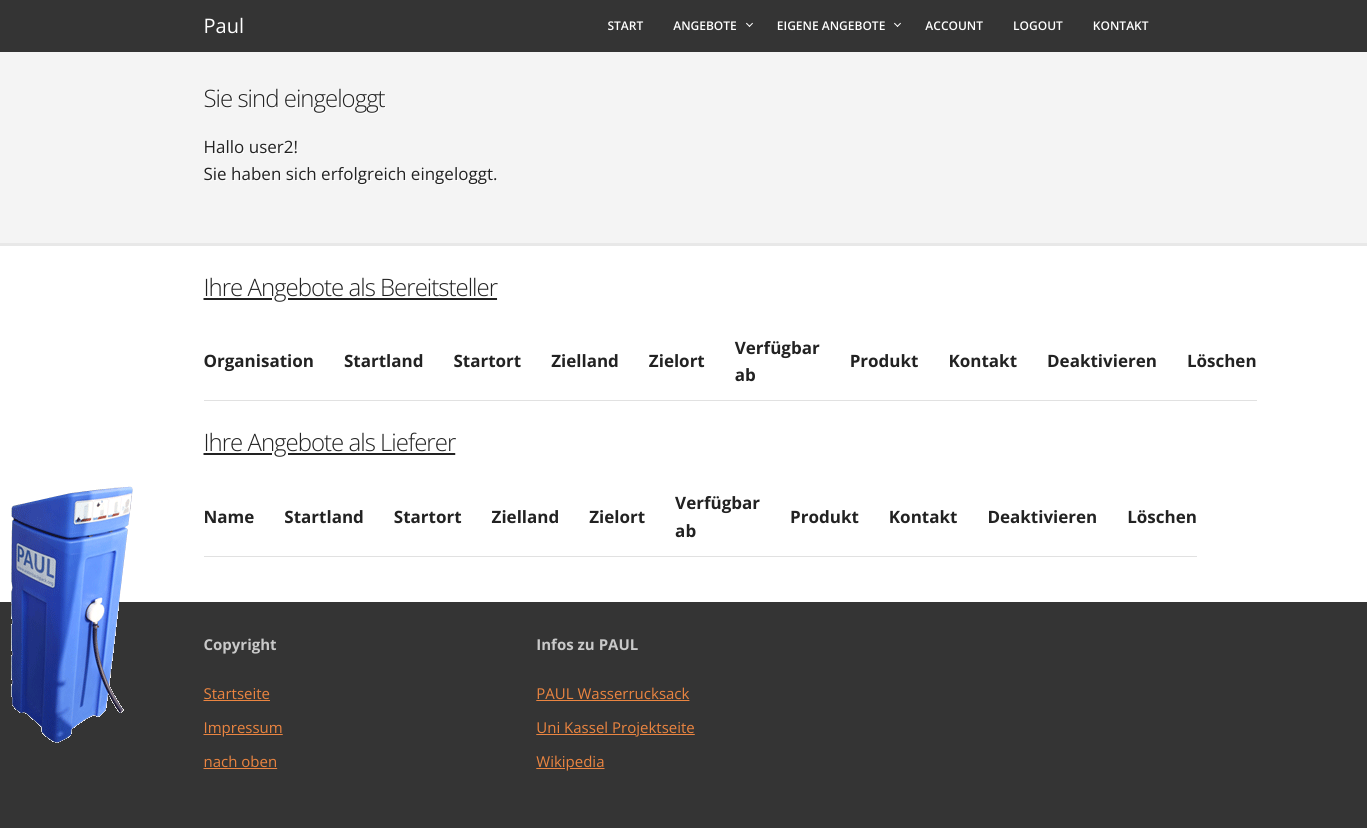
The page /AngebotEditieren/list_Own_Orga.php (signed in) on the database as committed earlier.
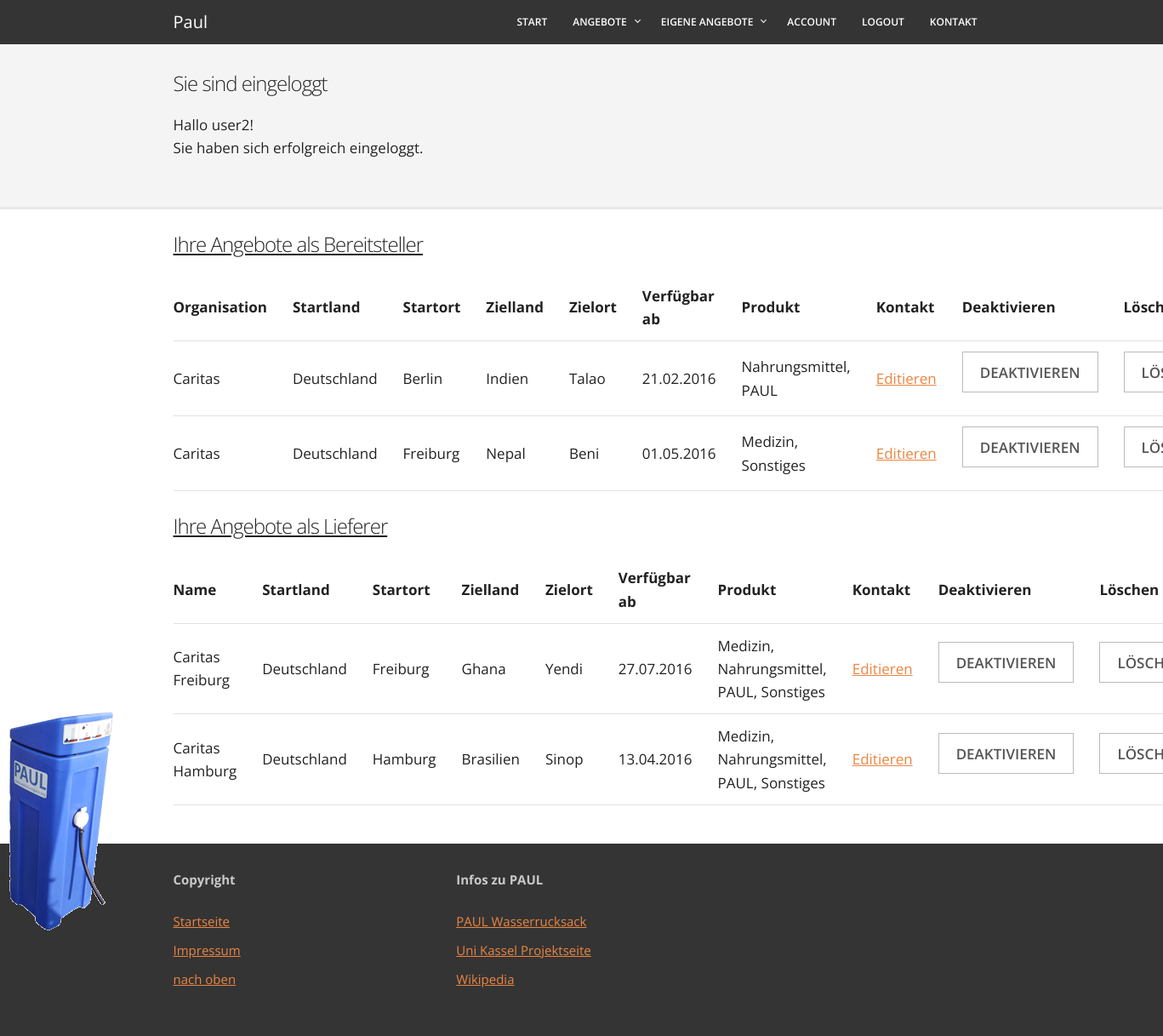
The same page on the database as committed later.
### tables this page shows
CREATE TABLE `organisation_offer` (
  `ID` int(11) NOT NULL,
  `offerer` char(50) NOT NULL,
  `contact` char(50) DEFAULT NULL,
  `eMail` char(50) NOT NULL,
  `startCountry` int(11) NOT NULL,
  `startVillage` char(50) NOT NULL,
  `destinationCountry` int(11) NOT NULL,
  `destinationVillage` char(50) NOT NULL,
  `startDate` date NOT NULL,
  `endDate` date NOT NULL,
  `responsibleAcc` int(11) NOT NULL,
  `textField` varchar(3500) DEFAULT NULL
);

CREATE TABLE `countries` (
  `ID` int(11) NOT NULL,
  `abbreviation` char(6) NOT NULL,
  `countryName` char(20) NOT NULL
);

CREATE TABLE `deliverer_offer` (
  `ID` int(11) NOT NULL,
  `offerer` char(50) NOT NULL,
  `eMail` char(50) NOT NULL,
  `startCountry` int(11) NOT NULL,
  `startVillage` char(50) NOT NULL,
  `destinationCountry` int(11) NOT NULL,
  `destinationVillage` char(50) NOT NULL,
  `startDate` date NOT NULL,
  `endDate` date NOT NULL,
  `responsibleAcc` int(11) NOT NULL,
  `textField` varchar(3500) DEFAULT NULL
);

### AngebotEditieren/Edit_HTML_functions.php (called while the page is built, shortened)
<?php
function getOwnDeliverer($accID){
    return "SELECT do.id, do.offerer, c1.countryName as startCountry, do.startVillage, c2.countryName as destCountry, do.destinationVillage, do.startDate, prod.pr "
                          . "FROM "
                          . "(SELECT p.productname as pr, d.ID "
                          . "FROM productsdelivererjoin pdj "
                          . "join products p on pdj.ID_product = p.ID "
                          . "join deliverer_offer d on pdj.ID_delivererOffer = d.ID) prod, deliverer_offer do "
                          . "join countries c1 on do.startCountry = c1.id "
                          . "join countries c2 on do.destinationCountry = c2.ID "
                          . "WHERE prod.ID = do.ID AND do.responsibleAcc = $accID ORDER BY do.ID";
}
function getOwnOrga($accID){
    return "SELECT oo.id, oo.offerer, c1.countryName as startCountry, oo.startVillage, c2.countryName as destCountry, oo.destinationVillage, oo.startDate, prod.pr "
                          . "FROM "
                          . "(SELECT p.productname as pr, o.ID "
                          . "FROM productsorgajoin poj "
                          . "join products p on poj.ID_product = p.ID "
                          . "join organisation_offer o on poj.ID_organisationOffer = o.ID) prod, organisation_offer oo "
                          . "join countries c1 on oo.startCountry = c1.id "
                          . "join countries c2 on oo.destinationCountry = c2.ID "
                          . "WHERE prod.ID = oo.ID AND oo.responsibleAcc = $accID ORDER BY oo.ID";
}

### includes/functions.php (called while the page is built, shortened)
<?php
function reformDatetoNormal($date) {
    return (new DateTime($date))->format('d.m.Y');
}
?>

### AngebotEditieren/list_Own_Orga.php (the view, shortened to what the changed rows need)
<?php
$root = $_SERVER['DOCUMENT_ROOT'];
include_once ($root . "/helping_supplies/template/head.php");
$accountID = $_SESSION['accountsId'];
include '../includes/dbConnectPDO.php';
include './Edit_HTML_functions.php';
?>
<div class="container">
    <table style="width: 100%">
        <tr align="left">
            <th>Organisation</th>
            <th>Startland</th>
            <th>Startort</th>
            <th>Zielland</th>
            <th>Zielort</th>
            <th>Verfügbar ab</th>
            <th>Produkt</th>
            <th>Kontakt</th>
            <th>Deaktivieren</th>
            <th>Löschen</th>
        </tr>
        <?php
        $statement = getOwnOrga($accountID);
        $id = -1;
        $test = $db->query($statement);
        $test->fetch();
        foreach ($iter = $db->query($statement) as $row)
         {
            if ($id != htmlspecialchars($row['id'])) {
                $id = htmlspecialchars($row['id']);
                echo "<form onSubmit=\"return\" action=\"" . htmlspecialchars($_SERVER["PHP_SELF"]) . "\" method=\"post\">";
                echo "<tr align=\"left\">\n";
                echo "<td>" . htmlspecialchars($row['offerer']) . "</td>\n";
                echo "<td>" . htmlspecialchars($row['startCountry']) . "</td>\n";
                echo "<td>" . htmlspecialchars($row['startVillage']) . "</td>\n";
                echo "<td>" . htmlspecialchars($row['destCountry']) . "</td>\n";
                echo "<td>" . htmlspecialchars($row['destinationVillage']) . "</td>\n";
                echo "<td>" . reformDatetoNormal(htmlspecialchars($row['startDate'])) . "</td>\n";
                echo "<td>";
                do {
                    echo htmlspecialchars($row['pr']);
                    if (($temp = $test->fetchColumn()) == $id) {
                        $row = $iter->fetch();
                        echo ", ";
                    } else {
                        break;
                    }
                } while (true);
                echo "</td>\n";
                echo "<td>" . "<a href=\"/helping_supplies/AngebotEditieren/edit_Offer_Orga_HTML.php?id=$id\">Editieren</a></td>\n";
                echo "<td>";
                echo "<input type=\"submit\" value=\"Deaktivieren\" name=\"deactivate\">";
                echo "</td>\n";
                echo "<td>";
                echo "<input type=\"submit\" value=\"Löschen\" name=\"delete\" onclick=\"return confirm('Eintrag wirklich löschen?');this.parentNode.removeChild(this);\">";
                echo "</td>\n";
                echo "</tr>";
                echo "</form>";
            }
        }
        ?>
    </table>
    <table style="width: 100%">
        <tr align="left">
            <th>Name</th>
            <th>Startland</th>
            <th>Startort</th>
            <th>Zielland</th>
            <th>Zielort</th>
            <th>Verfügbar ab</th>
            <th>Produkt</th>
            <th>Kontakt</th>
            <th>Deaktivieren</th>
            <th>Löschen</th>
        </tr>
        <?php
        $statement = getOwnDeliverer($accountID);
        $id = -1;
        $test = $db->query($statement);
        $test->fetch();
        foreach ($iter = $db->query($statement) as $row)
         {
            if ($id != htmlspecialchars($row['id'])) {
                $id = htmlspecialchars($row['id']);
                echo "<form onSubmit=\"return\" action=\"" . htmlspecialchars($_SERVER["PHP_SELF"]) . "\" method=\"post\">";
                echo "<tr align=\"left\">\n";
                echo "<td>" . htmlspecialchars($row['offerer']) . "</td>\n";
                echo "<td>" . htmlspecialchars($row['startCountry']) . "</td>\n";
                echo "<td>" . htmlspecialchars($row['startVillage']) . "</td>\n";
                echo "<td>" . htmlspecialchars($row['destCountry']) . "</td>\n";
                echo "<td>" . htmlspecialchars($row['destinationVillage']) . "</td>\n";
                echo "<td>" . reformDatetoNormal(htmlspecialchars($row['startDate'])) . "</td>\n";
                echo "<td>";
                do {
                    echo htmlspecialchars($row['pr']);
                    if (($temp = $test->fetchColumn()) == $id) {
                        $row = $iter->fetch();
                        echo ", ";
                    } else {
                        break;
                    }
                } while (true);
                echo "</td>\n";
                echo "<td>" . "<a href=\"/helping_supplies/AngebotEditieren/edit_Offer_Deliver_HTML.php?id=$id\">Editieren</a></td>\n";
                echo "<td>";
                echo "<input type=\"submit\" value=\"Deaktivieren\" name=\"deactivate\">";
                echo "</td>\n";
                echo "<td>";
                echo "<input type=\"submit\" value=\"Löschen\" name=\"delete\" onclick=\"return confirm('Eintrag wirklich löschen?');this.parentNode.removeChild(this);\">";
                echo "</td>\n";
                echo "</tr>";
                echo "</form>";
            }
        }
        ?>
    </table>
</div>
<?php
include_once ($root . "/helping_supplies/template/footer.php");
?>

Rows that differ between the two databases and show on the page:
added organisation_offer: offerer "Caritas", startCountry.countryName "Deutschland", startVillage "Berlin", destinationCountry.countryName "Indien", destinationVillage "Talao", startDate "21.02.2016", pr "Nahrungsmittel", pr "PAUL"
added organisation_offer: offerer "Caritas", startCountry.countryName "Deutschland", startVillage "Freiburg", destinationCountry.countryName "Nepal", destinationVillage "Beni", startDate "01.05.2016", pr "Medizin", pr "Sonstiges"
added deliverer_offer: offerer "Caritas Freiburg", startCountry.countryName "Deutschland", startVillage "Freiburg", destinationCountry.countryName "Ghana", destinationVillage "Yendi", startDate "27.07.2016", pr "Medizin", pr "Nahrungsmittel", pr "PAUL", pr "Sonstiges"
added deliverer_offer: offerer "Caritas Hamburg", startCountry.countryName "Deutschland", startVillage "Hamburg", destinationCountry.countryName "Brasilien", destinationVillage "Sinop", startDate "13.04.2016", pr "Medizin", pr "Nahrungsmittel", pr "PAUL", pr "Sonstiges"
